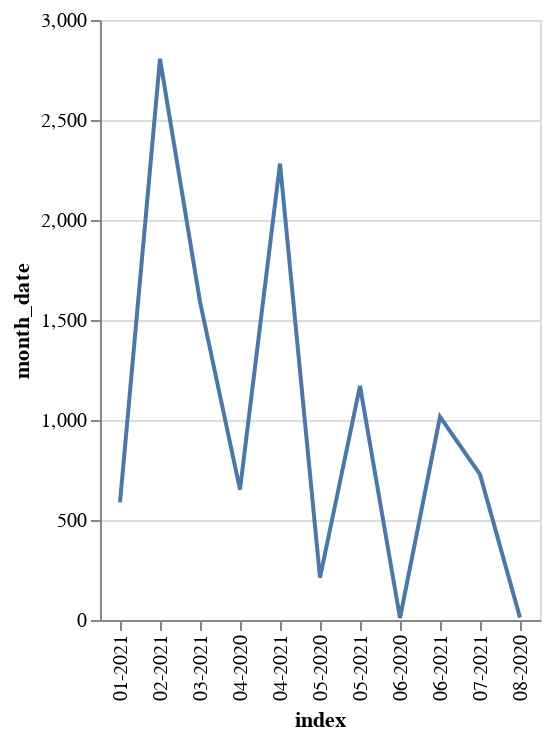

Notebook code for this chart:
### Code cell
import altair as alt
alt.Chart(activity_month).mark_line().encode(
    x='index',
    y='month_date'
)

### Figure 1 — Vega-Lite specification as saved in the notebook (floating-point values rounded to 4 significant figures)
{"config": {"view": {"continuousWidth": 400, "continuousHeight": 300}}, "data": {"name": "data-e13265d80993024a7be2b667ede8b2e9"}, "mark": "line", "encoding": {"x": {"type": "nominal", "field": "index"}, "y": {"type": "quantitative", "field": "month_date"}}, "$schema": "https://vega.github.io/schema/vega-lite/v4.8.1.json", "datasets": {"data-e13265d80993024a7be2b667ede8b2e9": [{"index": "02-2021", "month_date": 2806}, {"index": "04-2021", "month_date": 2282}, {"index": "03-2021", "month_date": 1592}, {"index": "05-2021", "month_date": 1171}, {"index": "06-2021", "month_date": 1016}, {"index": "07-2021", "month_date": 728}, {"index": "04-2020", "month_date": 652}, {"index": "01-2021", "month_date": 588}, {"index": "05-2020", "month_date": 212}, {"index": "08-2020", "month_date": 12}, {"index": "06-2020", "month_date": 10}]}}
